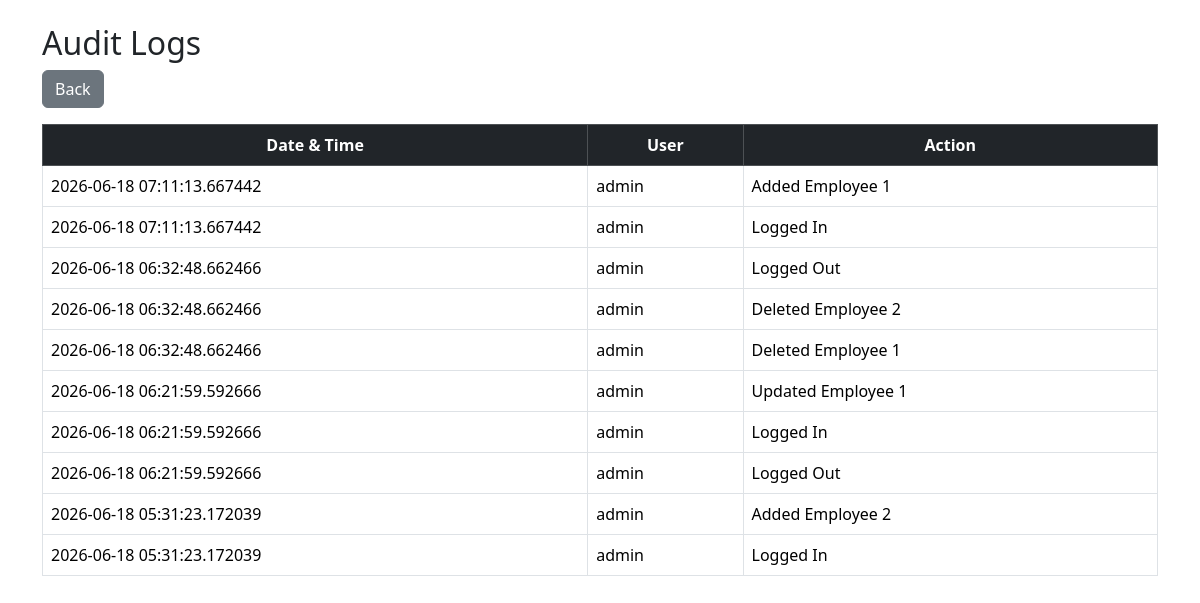
Page /audit-logs (signed in) on the committed database.
### app.py (models this page shows)
class AuditLog(db.Model):
    id = db.Column(
        db.Integer,
        primary_key=True
    )
    username = db.Column(
        db.String(255),
        nullable=False
    )
    action = db.Column(
        db.String(255),
        nullable=False
    )
    created_at = db.Column(
        db.DateTime,
        default=datetime.now(timezone.utc)
    )

### app.py (the view)
@app.route('/audit-logs')
def audit_logs():
    if 'username' not in session:
        return redirect('/login')
    logs = AuditLog.query.order_by(
        AuditLog.id.desc()
    ).all()
    return render_template(
        'audit_logs.html',
        logs=logs
    )

### templates/audit_logs.html (shortened to what this page needs)
<!DOCTYPE html>
<html>
    <head>
        <link rel="stylesheet" href="https://cdn.jsdelivr.net/npm/bootstrap@5.3.3/dist/css/bootstrap.min.css">
    </head>
<body>
    <div class="container mt-4">
        <h2>Audit Logs</h2>
        <a href="/" class="btn btn-secondary mb-3"> Back </a>
        <table class="table table-bordered table-hover">
            <thead class="table-dark text-center">
                <tr>
                    <th>Date & Time</th>
                    <th>User</th>
                    <th>Action</th>
                </tr>
            </thead>
            <tbody>
                {% for log in logs %}
                <tr>
                    <td>
                        {{ log.created_at }}
                    </td>
                    <td>
                        {{ log.username }}
                    </td>
                    <td>
                        {{ log.action }}
                    </td>
                </tr>
                {% endfor %}
            </tbody>
        </table>
    </div>
</body>
</html>

### rows in the picture
AuditLog: created_at "2026-06-18 07:11:13.667442", username "admin", action "Added Employee 1"
AuditLog: created_at "2026-06-18 07:11:13.667442", username "admin", action "Logged In"
AuditLog: created_at "2026-06-18 06:32:48.662466", username "admin", action "Logged Out"
AuditLog: created_at "2026-06-18 06:32:48.662466", username "admin", action "Deleted Employee 2"
AuditLog: created_at "2026-06-18 06:32:48.662466", username "admin", action "Deleted Employee 1"
AuditLog: created_at "2026-06-18 06:21:59.592666", username "admin", action "Updated Employee 1"
AuditLog: created_at "2026-06-18 06:21:59.592666", username "admin", action "Logged In"
AuditLog: created_at "2026-06-18 06:21:59.592666", username "admin", action "Logged Out"
AuditLog: created_at "2026-06-18 05:31:23.172039", username "admin", action "Added Employee 2"
AuditLog: created_at "2026-06-18 05:31:23.172039", username "admin", action "Logged In"
